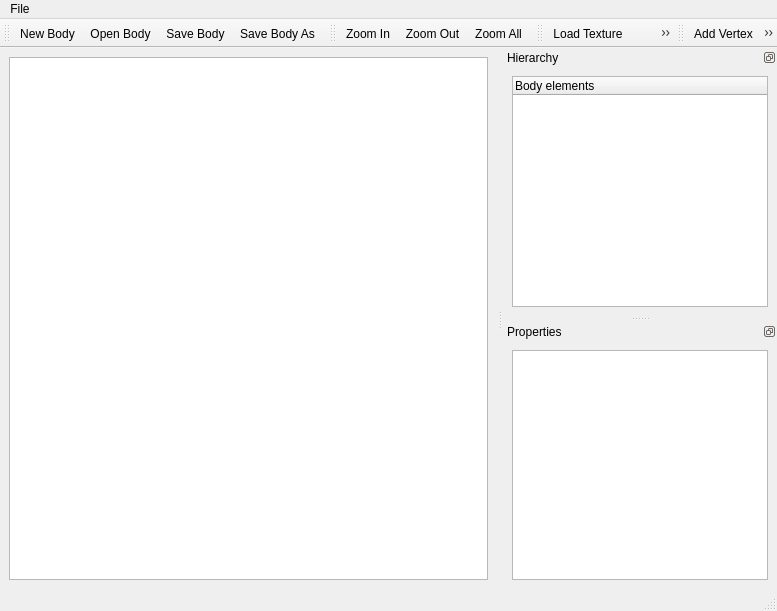
<ui version="4.0" >
 <class>Editor</class>
 <widget class="QMainWindow" name="Editor" >
  <property name="geometry" >
   <rect>
    <x>0</x>
    <y>0</y>
    <width>777</width>
    <height>611</height>
   </rect>
  </property>
  <property name="windowTitle" >
   <string>Body Editor</string>
  </property>
  <property name="dockOptions" >
   <set>QMainWindow::AllowTabbedDocks|QMainWindow::AnimatedDocks|QMainWindow::VerticalTabs</set>
  </property>
  <widget class="QWidget" name="centralwidget" >
   <layout class="QVBoxLayout" >
    <item>
     <widget class="EditorGraphicsView" name="view" >
      <property name="mouseTracking" >
       <bool>true</bool>
      </property>
      <property name="renderHints" >
       <set>QPainter::Antialiasing|QPainter::HighQualityAntialiasing|QPainter::SmoothPixmapTransform|QPainter::TextAntialiasing</set>
      </property>
     </widget>
    </item>
   </layout>
  </widget>
  <widget class="QMenuBar" name="menubar" >
   <property name="geometry" >
    <rect>
     <x>0</x>
     <y>0</y>
     <width>777</width>
     <height>27</height>
    </rect>
   </property>
   <widget class="QMenu" name="menuFile" >
    <property name="title" >
     <string>File</string>
    </property>
    <addaction name="actionNewBody" />
    <addaction name="actionOpenBody" />
    <addaction name="actionSaveBody" />
    <addaction name="actionSaveBodyAs" />
    <addaction name="separator" />
    <addaction name="actionExit" />
   </widget>
   <addaction name="menuFile" />
  </widget>
  <widget class="QStatusBar" name="statusbar" />
  <widget class="QToolBar" name="toolBarFile" >
   <property name="windowTitle" >
    <string>toolBar</string>
   </property>
   <attribute name="toolBarArea" >
    <enum>TopToolBarArea</enum>
   </attribute>
   <attribute name="toolBarBreak" >
    <bool>false</bool>
   </attribute>
   <addaction name="actionNewBody" />
   <addaction name="actionOpenBody" />
   <addaction name="actionSaveBody" />
   <addaction name="actionSaveBodyAs" />
  </widget>
  <widget class="QToolBar" name="toolBarView" >
   <property name="windowTitle" >
    <string>toolBar_2</string>
   </property>
   <attribute name="toolBarArea" >
    <enum>TopToolBarArea</enum>
   </attribute>
   <attribute name="toolBarBreak" >
    <bool>false</bool>
   </attribute>
   <addaction name="actionZoomIn" />
   <addaction name="actionZoomOut" />
   <addaction name="actionZoomAll" />
  </widget>
  <widget class="QToolBar" name="toolBarBody" >
   <property name="windowTitle" >
    <string>toolBar_3</string>
   </property>
   <attribute name="toolBarArea" >
    <enum>TopToolBarArea</enum>
   </attribute>
   <attribute name="toolBarBreak" >
    <bool>false</bool>
   </attribute>
   <addaction name="actionLoadTexture" />
   <addaction name="actionRemoveShape" />
   <addaction name="actionAddPolyShape" />
   <addaction name="actionAddCircShape" />
  </widget>
  <widget class="QDockWidget" name="dockHierarchy" >
   <property name="features" >
    <set>QDockWidget::DockWidgetFloatable|QDockWidget::DockWidgetMovable|QDockWidget::NoDockWidgetFeatures</set>
   </property>
   <property name="windowTitle" >
    <string>Hierarchy</string>
   </property>
   <attribute name="dockWidgetArea" >
    <number>2</number>
   </attribute>
   <widget class="QWidget" name="dockWidgetContents" >
    <layout class="QVBoxLayout" >
     <item>
      <widget class="QTreeWidget" name="treeBodyHierarchy" >
       <column>
        <property name="text" >
         <string>Body elements</string>
        </property>
       </column>
      </widget>
     </item>
    </layout>
   </widget>
  </widget>
  <widget class="QDockWidget" name="dockProperties" >
   <property name="features" >
    <set>QDockWidget::DockWidgetFloatable|QDockWidget::DockWidgetMovable|QDockWidget::NoDockWidgetFeatures</set>
   </property>
   <property name="windowTitle" >
    <string>Properties</string>
   </property>
   <attribute name="dockWidgetArea" >
    <number>2</number>
   </attribute>
   <widget class="QWidget" name="dockWidgetContents_2" >
    <layout class="QVBoxLayout" >
     <item>
      <widget class="QPropertyEditorWidget" name="propertyEditor" />
     </item>
    </layout>
   </widget>
  </widget>
  <widget class="QToolBar" name="toolBarShape" >
   <property name="windowTitle" >
    <string>toolBar</string>
   </property>
   <attribute name="toolBarArea" >
    <enum>TopToolBarArea</enum>
   </attribute>
   <attribute name="toolBarBreak" >
    <bool>false</bool>
   </attribute>
   <addaction name="actionShapeAddVertex" />
   <addaction name="actionShapeRemoveVertex" />
  </widget>
  <action name="actionNewBody" >
   <property name="icon" >
    <iconset resource="resources/resources.qrc" >:/icons/filenew.png</iconset>
   </property>
   <property name="text" >
    <string>New Body</string>
   </property>
  </action>
  <action name="actionRemoveShape" >
   <property name="icon" >
    <iconset resource="resources/resources.qrc" >:/icons/adept_purge.png</iconset>
   </property>
   <property name="text" >
    <string>Remove Shape</string>
   </property>
  </action>
  <action name="actionSaveBody" >
   <property name="icon" >
    <iconset resource="resources/resources.qrc" >:/icons/filesave.png</iconset>
   </property>
   <property name="text" >
    <string>Save Body</string>
   </property>
  </action>
  <action name="actionZoomIn" >
   <property name="icon" >
    <iconset resource="resources/resources.qrc" >:/icons/viewmag+.png</iconset>
   </property>
   <property name="text" >
    <string>Zoom In</string>
   </property>
  </action>
  <action name="actionZoomOut" >
   <property name="icon" >
    <iconset resource="resources/resources.qrc" >:/icons/viewmag-.png</iconset>
   </property>
   <property name="text" >
    <string>Zoom Out</string>
   </property>
  </action>
  <action name="actionLoadTexture" >
   <property name="icon" >
    <iconset resource="resources/resources.qrc" >:/icons/frame_image.png</iconset>
   </property>
   <property name="text" >
    <string>Load Texture</string>
   </property>
  </action>
  <action name="actionSaveBodyAs" >
   <property name="icon" >
    <iconset resource="resources/resources.qrc" >:/icons/filesaveas.png</iconset>
   </property>
   <property name="text" >
    <string>Save Body As...</string>
   </property>
  </action>
  <action name="actionOpenBody" >
   <property name="icon" >
    <iconset resource="resources/resources.qrc" >:/icons/fileopen.png</iconset>
   </property>
   <property name="text" >
    <string>Open Body...</string>
   </property>
  </action>
  <action name="actionExit" >
   <property name="icon" >
    <iconset resource="resources/resources.qrc" >:/icons/exit.png</iconset>
   </property>
   <property name="text" >
    <string>Exit</string>
   </property>
  </action>
  <action name="actionShapeAddVertex" >
   <property name="icon" >
    <iconset resource="resources/resources.qrc" >:/icons/adept_install.png</iconset>
   </property>
   <property name="text" >
    <string>Add Vertex</string>
   </property>
  </action>
  <action name="actionShapeRemoveVertex" >
   <property name="icon" >
    <iconset resource="resources/resources.qrc" >:/icons/adept_remove.png</iconset>
   </property>
   <property name="text" >
    <string>Remove Vertex</string>
   </property>
  </action>
  <action name="actionAddPolyShape" >
   <property name="icon" >
    <iconset resource="resources/resources.qrc" >:/icons/add-poly.svg</iconset>
   </property>
   <property name="text" >
    <string>Add Polygonal Shape</string>
   </property>
  </action>
  <action name="actionAddCircShape" >
   <property name="icon" >
    <iconset resource="resources/resources.qrc" >:/icons/add-circ.svg</iconset>
   </property>
   <property name="text" >
    <string>Add Circular Shape</string>
   </property>
  </action>
  <action name="actionZoomAll" >
   <property name="icon" >
    <iconset resource="resources/resources.qrc" >:/icons/viewmagfit.png</iconset>
   </property>
   <property name="text" >
    <string>Zoom All</string>
   </property>
  </action>
 </widget>
 <customwidgets>
  <customwidget>
   <class>QPropertyEditorWidget</class>
   <extends>QTreeView</extends>
   <header>QPropertyEditorWidget.h</header>
  </customwidget>
  <customwidget>
   <class>EditorGraphicsView</class>
   <extends>QGraphicsView</extends>
   <header>editorgraphicsview.h</header>
  </customwidget>
 </customwidgets>
 <resources>
  <include location="resources/resources.qrc" />
 </resources>
 <connections/>
</ui>
